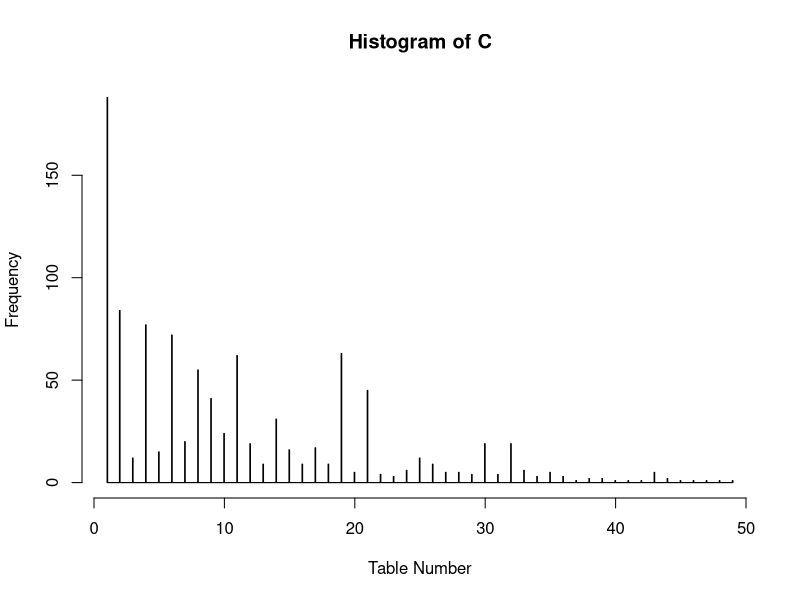

Source code (R):
# Function for sampling from Chinese Restaurant Process
DP_CRP = function(N, alpha) {
  
  C = rep(NA, N)  # Customer table allocation
  K = 1           # Initial number of tables
  C[1] = 1        # First customer sits at table 1
  nk = 1          # Update number of people at table 1
  
  for (n in 2:N) {
    
    # Find number of tables/clusters
    K = max(which(nk != 0))
    
    # Weights
    w = rep(NA, K + 1)
    w = nk[1:K] / (alpha + n - 1)
    w[K + 1] = alpha / (alpha + n - 1)
    
    # Sample with weights
    k = sample(1:(K + 1), 1, prob = w)  # Table k sampled
    C[n] = k # ith customer sits at table k
    
    # Update number customers at each table/cluster
    nk = as.numeric(table(C[1:n]))
    
  }
  
  # Output vector of table numbers for each of the N customers
  return(C)
  
}

N = 1000        # Number of customers
alpha = 10      # Concentration parameter

# Sample from Chinese Restaurant Process
C = DP_CRP(N, alpha)
table(C)
hist(C, nclass = length(C), xlab = "Table Number")

# Expected number clusters O(alpha*log(N))
alpha * log(N)  # On this order of magnitude



